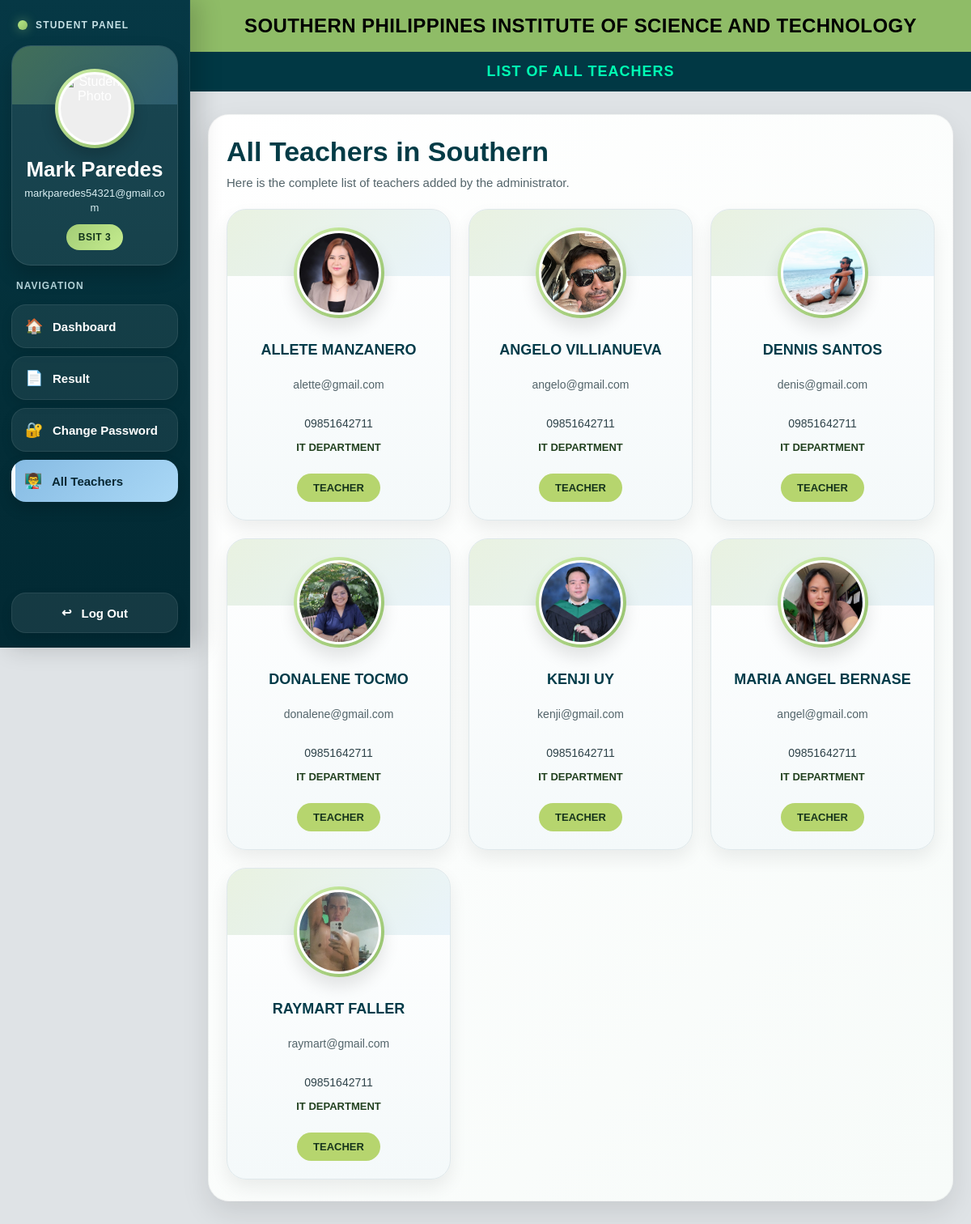
/clearance_system/dashboard/all_teachers.php (signed in), run on an earlier commit of the app's database.
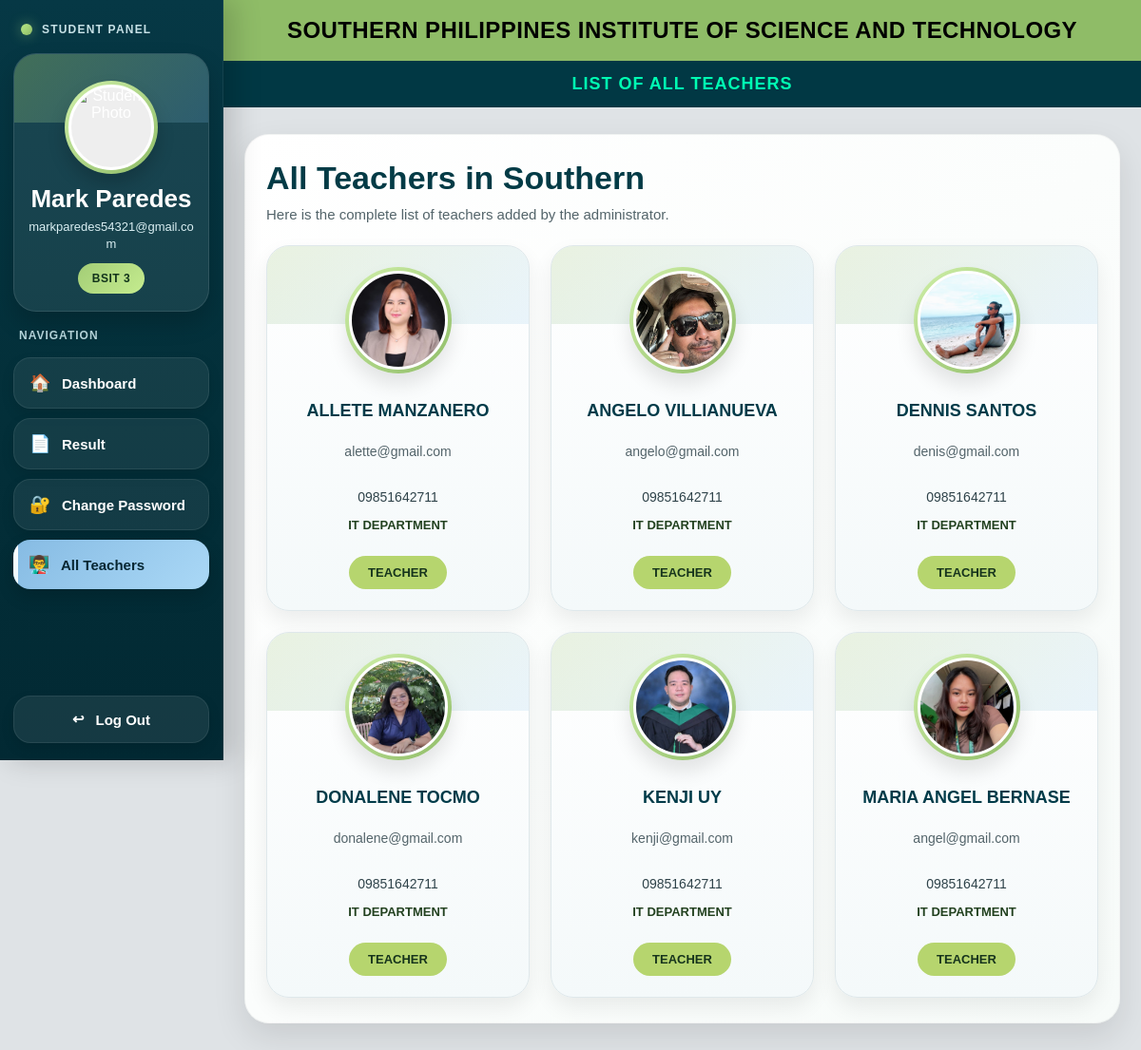
And on a later commit of the database.
### tables this page shows
CREATE TABLE `teacher_album` (
  `id` int(11) NOT NULL,
  `teacher_name` varchar(150) NOT NULL,
  `teacher_photo` varchar(255) DEFAULT NULL,
  `teacher_email` varchar(150) DEFAULT NULL,
  `teacher_contact` varchar(50) DEFAULT NULL,
  `teacher_department` varchar(100) DEFAULT NULL,
  `created_at` timestamp NOT NULL DEFAULT current_timestamp()
);

### clearance_system/dashboard/all_teachers.php (the view, shortened to what the changed rows need)
<?php
include("../config/db.php");
$teachers = [];
$teacher_query = "SELECT id, teacher_name, teacher_photo, teacher_email, teacher_contact, teacher_department
                  FROM teacher_album
                  ORDER BY teacher_name ASC";
$teacher_result = $conn->query($teacher_query);
if ($teacher_result && $teacher_result->num_rows > 0) {
    while ($row = $teacher_result->fetch_assoc()) {
        $teachers[] = $row;
    }
}
?>
<!DOCTYPE html>
<html lang="en">
<head>
</head>
<body>
    <div class="page">
        <main class="main-content">
            <div class="content-wrap">
                <div class="teacher-section">
                    <h2>All Teachers in Southern</h2>
                    <?php if (!empty($teachers)): ?>
                        <div class="teacher-grid">
                            <?php foreach ($teachers as $teacher): ?>
                                <?php
                                    if (!empty($teacher['teacher_photo']) && file_exists("../assets/uploads/teacher_album/" . $teacher['teacher_photo'])) {
                                        $teacher_photo = "../assets/uploads/teacher_album/" . $teacher['teacher_photo'];
                                    } else {
                                        $teacher_photo = "../assets/southern.png";
                                    }
                                ?>
                                <div class="teacher-card">
                                    <div class="teacher-photo-wrap">
                                        <img src="<?php echo $teacher_photo; ?>" alt="Teacher Photo">
                                    </div>
                                    <h3><?php echo htmlspecialchars($teacher['teacher_name']); ?></h3>
                                    <div class="email">
                                        <?php echo !empty($teacher['teacher_email']) ? htmlspecialchars($teacher['teacher_email']) : 'No email available'; ?>
                                    </div>
                                    <div class="contact">
                                        <?php echo !empty($teacher['teacher_contact']) ? htmlspecialchars($teacher['teacher_contact']) : 'No contact available'; ?>
                                    </div>
                                    <div class="department">
                                        <?php echo !empty($teacher['teacher_department']) ? htmlspecialchars($teacher['teacher_department']) : 'Teacher'; ?>
                                    </div>
                                    <div class="teacher-badge">TEACHER</div>
                                </div>
                            <?php endforeach; ?>
                        </div>
                    <?php else: ?>
                        <div class="empty-box">
                            No teachers found.
                        </div>
                    <?php endif; ?>
                </div>
            </div>
        </main>
    </div>
</body>
</html>

What changed in the data, as far as the page shows it:
removed teacher_album: teacher_photo (picture), teacher_name "RAYMART FALLER", teacher_email "raymart@gmail.com", teacher_contact "09851642711", teacher_department "IT DEPARTMENT"
